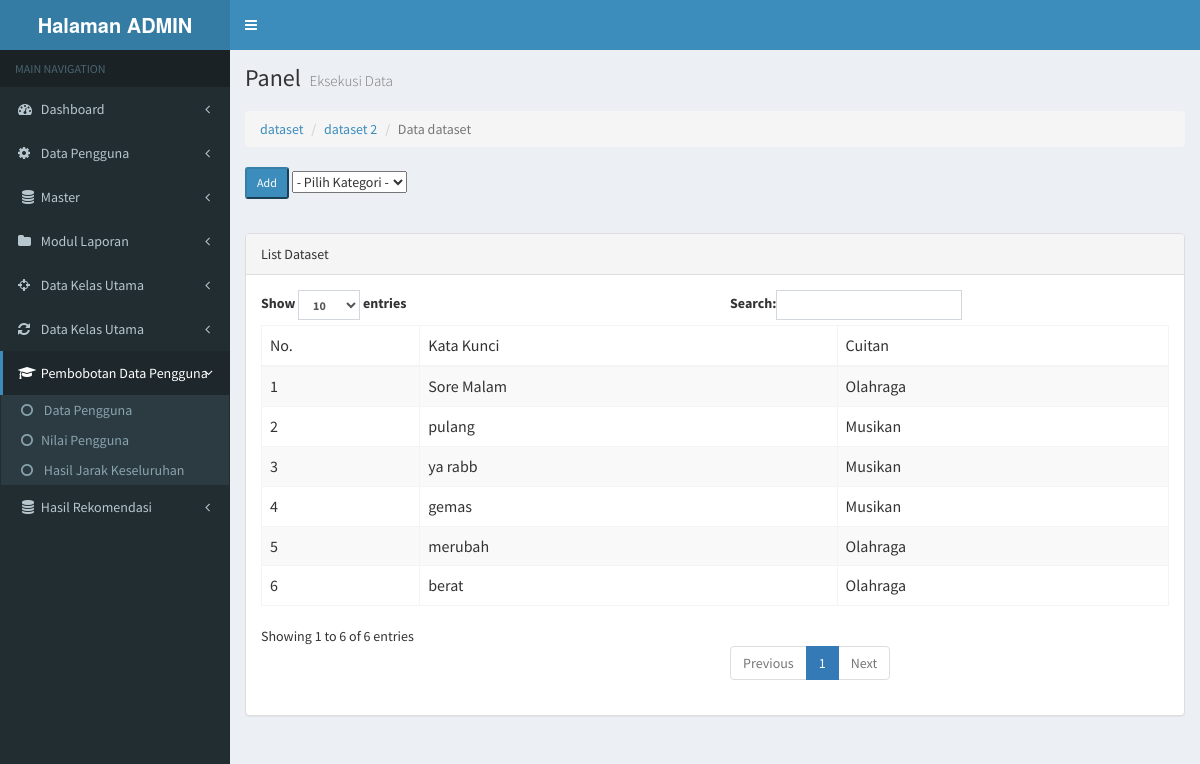
Screenshot of /index.php/dataset with the database file from the repository.
### tables this page shows
CREATE TABLE IF NOT EXISTS `list` (
  `id` int(100) NOT NULL,
  `jenis` varchar(300) NOT NULL,
  `kategori` varchar(700) NOT NULL,
  `keaktifan` int(2) NOT NULL
);

### application/controllers/Dataset.php (called while the page is built, shortened)
<?php
class Dataset extends CI_Controller{
public function __construct()
    {
        $this->load->model('Mod_data');
        $this->load->dbforge();
    }
    public function index()
    {
        $data['kategori'] = $this->Mod_data->getAll_kat()->result();
        $data['jenis'] = $this->Mod_data->getAll_list()->result();
        if($this->uri->segment(3)=="create-success") {
            $data['message'] = "<div class='alert alert-block alert-success'>
            <a href='#' class='close' data-dismiss='alert' aria-label='close'>&times;</a>
            <p><strong><i class='icon-ok'></i>Data</strong> Berhasil Disimpan...!</p></div>";
			$this->load->view('dataset/data_set',$data);
        }
        else if($this->uri->segment(3)=="update-success"){
            $data['message'] = "<div class='alert alert-block alert-success'>
            <a href='#' class='close' data-dismiss='alert' aria-label='close'>&times;</a>
            <p><strong><i class='icon-ok'></i>Data</strong> Berhasil Update...!</p></div>";
			$this->load->view('dataset/data_set',$data);
        }
        else if($this->uri->segment(3)=="delete-success"){
            $data['message'] = "<div class='alert alert-block alert-success'>
            <a href='#' class='close' data-dismiss='alert' aria-label='close'>&times;</a>
            <p><strong><i class='icon-ok'></i>Data</strong> Berhasil Dihapus...!</p></div>";
			$this->load->view('dataset/data_set',$data);
        }
        else{
			$this->load->view('dataset/data_set',$data);
        }
    }
}
?>

### index.php (called while the page is built, shortened)
<?php
require_once BASEPATH.'core/CodeIgniter.php';

### application/models/Mod_data.php (called while the page is built, shortened)
<?php
class Mod_data extends CI_Model {
    function getAll_kat()
    {
        $this->db->order_by('kategorii.id desc');
        return $this->db->get('kategorii');
    }
    function getAll_list()
    {
        $this->db->order_by('list.id desc');
        return $this->db->get('list');
    }
}
?>

### application/views/dataset/data_set.php (the view, shortened to what this page needs)
	<div class="content-wrapper">
                <section class="content-header">
                    <h1>
                        Panel
                        <small>Eksekusi Data</small>
                    </h1>
<div class="row">
    <div class="col-lg-12"><br />
        <ol class="breadcrumb">
            <li><a href="<?php echo base_url('dataset'); ?>">dataset</a></li>
			<li><a href="<?php echo base_url('datasett'); ?>">dataset 2</a></li>
            <li class="active">Data dataset</li>
        </ol>
    </div>
</div>
<div class="row">
    <div class="col-lg-12">
        <form action="<?php echo site_url('dataset/get_kategori');?>" name="add" method="POST">
            <input type="submit" name="add" value="Add" class="btn-primary btn-sm">
        <select name="kategori" id="kategori">
    <option>- Pilih Kategori -</option>
</select>
        <br /><br />
        </form>
        <div class="panel panel-default">
            <div class="panel-heading">
                List Dataset
            </div>
            <div class="panel-body">
                            <table width="100%" class="table table-striped table-bordered table-hover" id="dataTables-example">
                                <thead>
                                    <tr>
                                        <td>No.</td>
                                        <td> Kata Kunci </td>
                                        <td>Cuitan</td>
                                    </tr>
                                </thead>
                                <tbody>
                                <?php
                                $no = 1;
                                foreach($jenis as $row) {
                                ?>
                                    <tr>
                                        <td><?php echo $no;?></td>
                                        <td><?php echo $row->jenis;?></td>
                                        <td><?php echo $row->kategori;?></td>
                                    </tr>
                                <?php $no++; } ?>
                                </tbody>
                            </table>
                        </div>
        </div>
    </div>
</div>

### rows the page displays
list: jenis "Sore Malam", kategori "Olahraga"
list: jenis "pulang", kategori "Musikan"
list: jenis "ya rabb", kategori "Musikan"
list: jenis "gemas", kategori "Musikan"
list: jenis "merubah", kategori "Olahraga"
list: jenis "berat", kategori "Olahraga"
